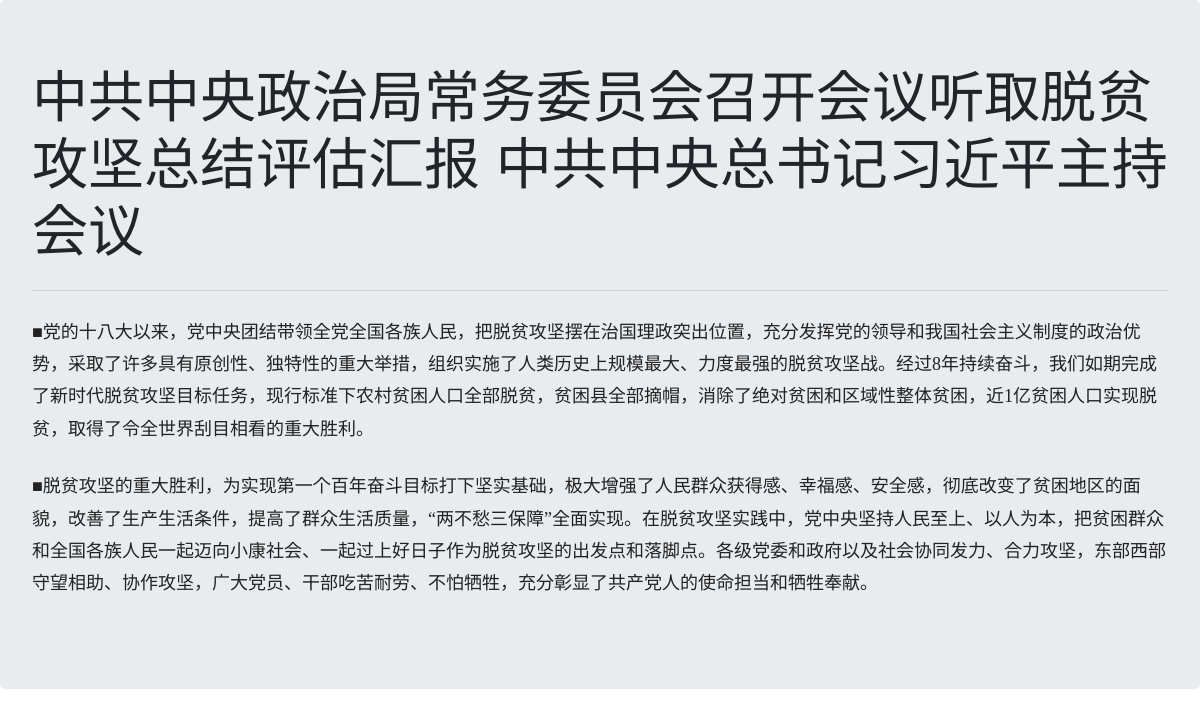
The app's page /front/articles/?id=5 with its own data.
### article/models.py (models this page shows)
class Articles(models.Model):
    title = models.CharField(max_length=100)
    content = models.TextField(default="这个人很懒，什么都没有写！")
    type = models.ForeignKey(Types, on_delete=models.CASCADE)
    author = models.ForeignKey(Users, on_delete=models.CASCADE)

### front/views.py (the view)
# urls.py: path('articles/', views.articles)
def articles(request):
    id = request.GET.get('id')
    article = Articles.objects.filter(id=id)[0]
    return render(request, 'font-article.html', {'article': article})

### templates/font-article.html (shortened to what this page needs)
{% load static %}
<!DOCTYPE html>
<html lang="en">
<head>
    <link rel="stylesheet" href="{% static "bootstrap/css/bootstrap.css" %}">
</head>
<body>
<div class="jumbotron">
    <h1 class="display-4">{{ article.title }}</h1>
    <hr class="my-4">
    <p>{{ article.content | safe }}</p>
</div>
</body>
</html>

### records on screen
Articles: title "中共中央政治局常务委员会召开会议听取脱贫攻坚总结评估汇报 中共中央总书记习近平主持会议", content "■党的十八大以来，党中央团结带领全党全国各族人民，把脱贫攻坚摆在治国理政突出位置，充分发挥党的领导和我国社会主义制度的政治优势，采取了许多具有原创性、独特性的重大举措，组织实施了人类历史上规模最大、力度最强的脱贫攻坚战。经过8年持续奋斗，我们如期完成了新时代脱贫攻坚目标任务，现行标准下农村贫困人口全部脱贫，贫困县全部摘帽，消除了绝对贫困和区域性整体贫困，近1亿贫困人口实现脱贫，取得了令全世界刮目相看的重大胜利。 ■脱贫攻坚的重大胜利，为实现第一个百年奋斗目标打下坚实基础，极大增强了人民群众获得感、幸福感、安全感，彻底改变了贫困地区的面貌，改善了生产生活条件，提高了群众生活质量，“两不愁三保障”全面实现。在脱贫攻坚实践中，党中央坚持人民至上、以人为本，把贫困群众和全国各族人民一起迈向小康社会、一起过上好日子作为脱贫攻坚的出发点和落脚点。各级党委和政府以及社会协同发力、合力攻坚，东部西部守望相助、协作攻坚，广大党员、干部吃苦耐劳、不怕牺牲，充分彰显了共产党人的使命担当和牺牲奉献。"
